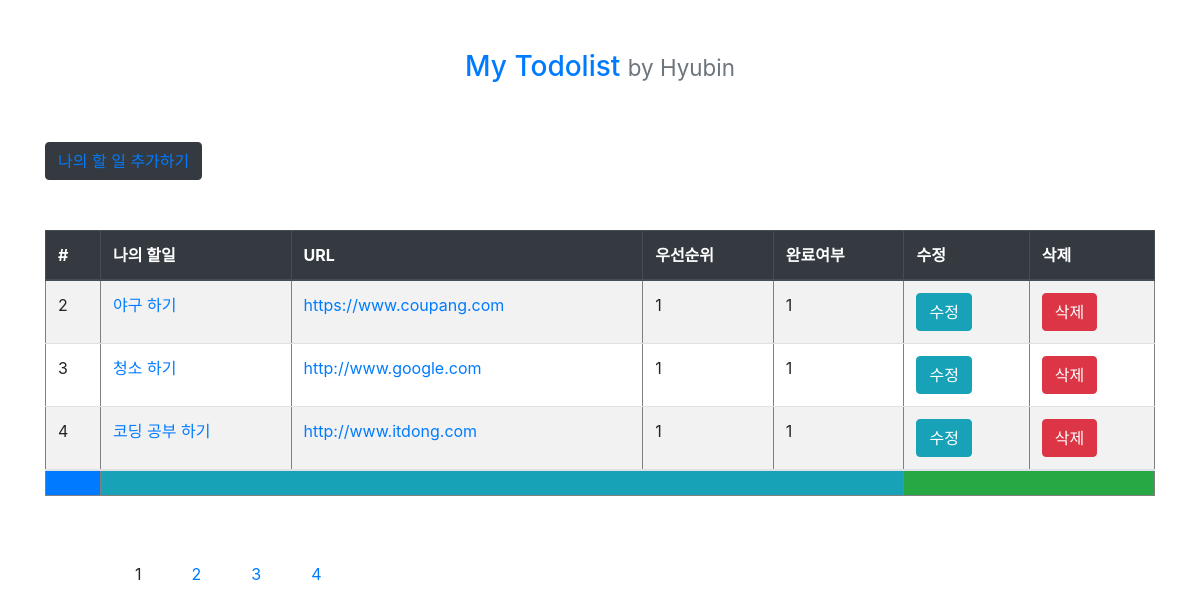
/todolist/, run on the app's committed database.
### todolist/models.py (models this page shows, shortened)
class Todolist(models.Model):
    todo_title = models.CharField(max_length=30)
    todo_url = models.URLField(blank=True)
    todo_priority = models.IntegerField('우선 순위 입력',default=0,help_text='우선 순위는 0~9사이로 입력하세요.')
    todo_completion = models.IntegerField('완료 여부 입력',default=0,help_text='완료 여부는 0과 1로 입력하세요.')
    category = models.ManyToManyField('Category')

### todolist/views.py (the view)
# urls.py: path('',TodolistListView.as_view(),name='list'),
class TodolistListView(ListView):
    model = Todolist
    paginate_by = 3

### todolist/templates/todolist/todolist_list.html (shortened to what this page needs)
<!DOCTYPE html>
<html lang="ko">
<head>
<link rel="stylesheet" href="https://cdn.jsdelivr.net/npm/bootstrap@4.6.0/dist/css/bootstrap.min.css">
</head>
<body>
    <div class="container">
        <a href="{% url 'list' %}"><h3 style="text-align:center; padding:50px">
            My Todolist
           <small class="text-muted">by Hyubin</small>
        </h3></a>
        <div style="margin-bottom: 50px;">
            <button class="btn btn-dark"><a href="{%url 'create' %}">나의 할 일 추가하기</a></button>
        </div>
    <table class="table table-hover table-striped" border=1>
        <thead class="thead-dark">
            <tr>
                <th>#</th>
                <th>나의 할일</th>
                <th>URL</th>
                <th>우선순위</th>
                <th>완료여부</th>
                <th>수정</th>
                <th>삭제</th>
            </tr>
        </thead>
        <tbody>
            {%for todolist in object_list%}
            <tr>
                <td>{{todolist.pk}}</td>
                <td><a href="{% url 'detail' pk=todolist.pk %}">{{todolist.todo_title}}</a></td>
                <td><a href="{{todolist.todo_url}}" target="_blank">{{todolist.todo_url}}</a></td>
                <td>{{todolist.todo_priority}}</td>
                <td>{{todolist.todo_completion}}</td>
                <td><a href="{%url 'update' pk=todolist.pk%}"><button class="btn btn-info">수정</button></a></td>
                <td><a href="{% url 'delete' pk=todolist.pk %}"><button class="btn btn-danger">삭제</button></a></td>
            </tr>
            {% endfor %}
        </tbody>
        <tr>
            <td class="bg-primary"></td>
            <td class="bg-info" colspan="4"></td>
            <td class="bg-success" colspan="2"></td>
        </tr>
    </table>
    <ul>
        {%for object in page_obj.paginator.page_range %}
        {% if page_obj.number == forloop.counter %}
        <li>{{forloop.counter}}</li>
        {% else %}
        <li><a href="{{request.path}}?page={{forloop.counter}}">{{forloop.counter}}</a></li>
        {% endif %}
    </ul>
        {% endfor %}
</div>
</body>
</html>

### todolist/templates/todolist/todolist_list.html (style rules this page uses)
ul { list-style: none; }
li { text-align: center; float: left; list-style: none; margin-left: 50px; margin-top: 50px; }

### data on the page
Todolist: pk "2", todo_title "야구 하기", todo_url "https://www.coupang.com", todo_priority "1", todo_completion "1"
Todolist: pk "3", todo_title "청소 하기", todo_url "http://www.google.com", todo_priority "1", todo_completion "1"
Todolist: pk "4", todo_title "코딩 공부 하기", todo_url "http://www.itdong.com", todo_priority "1", todo_completion "1"
